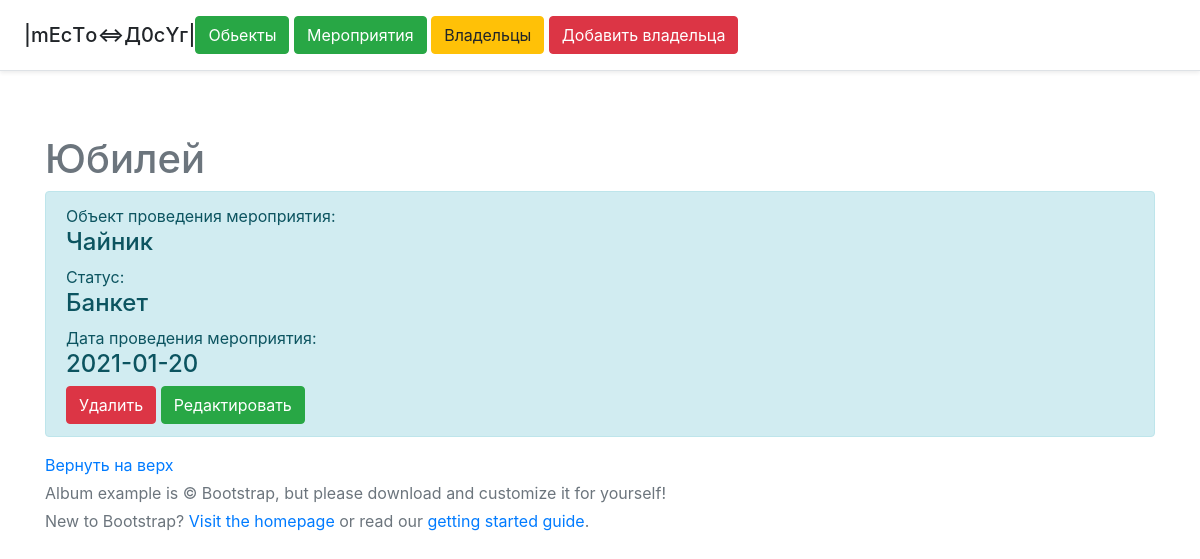
The page /events/1 on the database its author committed.
### app.py (models this page shows, shortened)
class Event(db.Model):
    id = db.Column(db.Integer, primary_key=True)
    Name = db.Column(db.String(45), nullable=True)
    Name_house = db.Column(db.String(45), nullable=True)
    Type = db.Column(db.String(45), nullable=True)
    Data = db.Column(db.Integer, nullable=True)

### app.py (the view)
@app.route('/events/<int:id>')
def event_detail(id):
    event = Event.query.get(id)
    return render_template('event_datail.html', event=event)

### templates/event_datail.html (shortened to what this page needs)
{% extends 'base.html' %}
{% block body %}
<div class = 'container'>
    <H1>{{event.Name}}</H1>
    <div class = "alert alert-info">
        <a>Объект проведения мероприятия:<h4>{{ event.Name_house }}</h4></a>
        <a>Статус:<h4>{{ event.Type }}</h4></a>
        <a>Дата проведения мероприятия:<h4>{{ event.Data }}</h4></a>
        <a href="/events/{{ event.id }}/delete" class="btn btn-danger">Удалить</a>
        <a href="/events/{{ event.id }}/update" class="btn btn-success">Редактировать</a>
    </div>
</div>
{% endblock %}

### templates/base.html (style rules this page uses)
.bodys { background: url(https://upload.wikimedia.org/wikipedia/commons/thumb/9/94/A_Website_Background.png/800px-A_Website_Background.png); background-size: 100%; }

### rows shown on the page
Event: Name "Юбилей", Name_house "Чайник", Type "Банкет", Data "2021-01-20"
